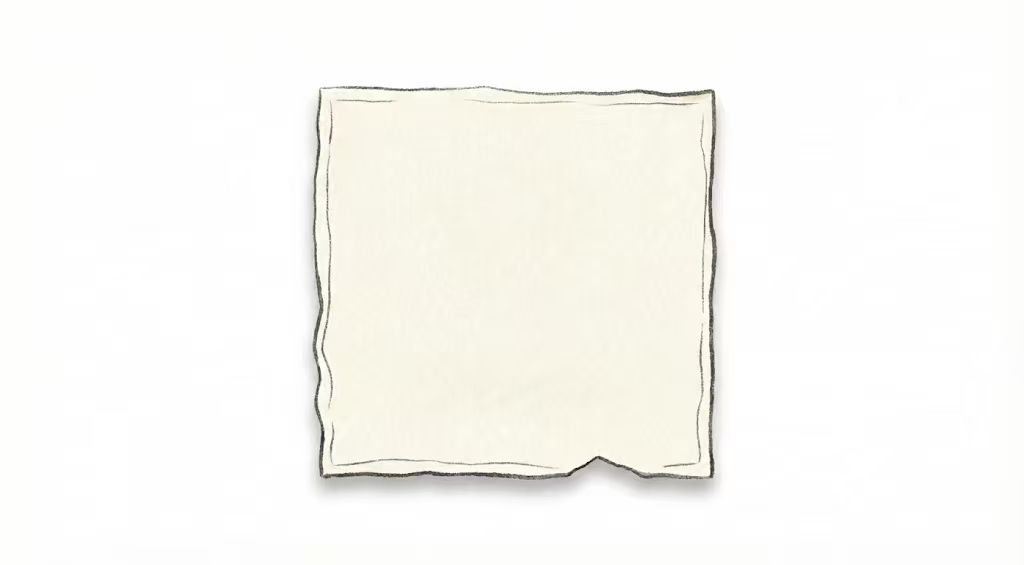
#> input picture png/48f4311690f79cc0bd12bc1f9e403a0b.jpg, 1024 x 565 px
$ python remove_white_bg_completely.py 48f4311690f79cc0bd12bc1f9e403a0b.jpg
#> lines starting #> are read from the running program, lines starting #| are printed output that depends on the picture; after the words box and inside, x2 and y2 are one past the last pixel; in counts of white or black regions, pixels touching at a corner belong together
from __future__ import annotations

import argparse
from pathlib import Path

import cv2
import numpy as np


def remove_white_background_completely(
    image_path: str | Path,
    output_path: str | Path,
    *,
    threshold: int = 240,  # 白色阈值，高于此值的像素将被设为透明
    blur_ksize: int = 3,
    feather_radius: int = 2,
) -> Path:
    """完全去除白色背景，包括角落的白色像素。"""
#> called with threshold = 240, blur_ksize = 3, feather_radius = 2
    in_path = Path(image_path).expanduser()
    out_path = Path(output_path).expanduser()

    if not in_path.exists():
        raise FileNotFoundError(f"Input not found: {in_path}")

    img = cv2.imread(str(in_path), cv2.IMREAD_UNCHANGED)
#> img is the input picture: shape (565, 1024, 3); mean B, G, R 245.3, 249.3, 250
    if img is None:
        raise RuntimeError(f"Failed to read image: {in_path}")

    # 确保 BGRA
    if img.ndim == 2:
        img = cv2.cvtColor(img, cv2.COLOR_GRAY2BGRA)
    elif img.shape[2] == 3:
        img = cv2.cvtColor(img, cv2.COLOR_BGR2BGRA)
#> img: shape (565, 1024, 4)
    elif img.shape[2] != 4:
        raise RuntimeError(f"Unsupported channel count: {img.shape}")

    # 分离通道
    b, g, r, a = cv2.split(img)
#> a: shape (565, 1024); every value is 255

    # 计算每个像素的亮度
    gray = cv2.cvtColor(img, cv2.COLOR_BGRA2GRAY)

    if blur_ksize and blur_ksize >= 3:
        k = blur_ksize if blur_ksize % 2 == 1 else blur_ksize + 1
        gray = cv2.GaussianBlur(gray, (k, k), 0)

    # 创建掩模：白色区域（亮度 > threshold）设为透明
    # 同时检查 RGB 是否都接近白色
    white_mask = (
        (gray > threshold) &
        (r > threshold) &
        (g > threshold) &
        (b > threshold)
    ).astype(np.uint8) * 255
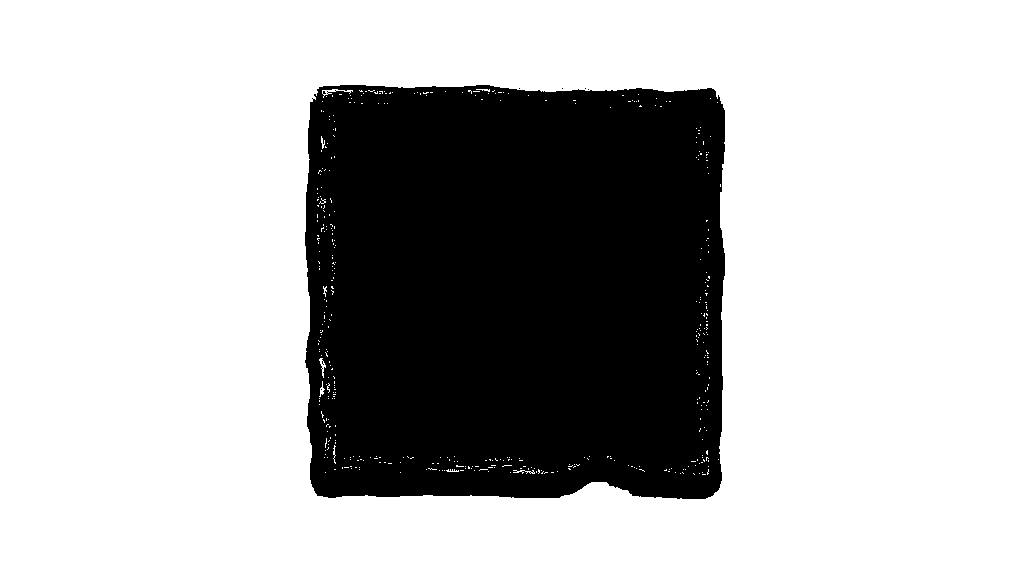
#> white_mask: shape (565, 1024); 71.1% white; 6 black regions (5 under 20 px), largest, box (x1, y1, x2, y2) and area: (305, 85, 725, 499) 166955

    # 反转掩模：白色区域 = 0（透明），其他区域 = 255（不透明）
    mask = 255 - white_mask

    if feather_radius and feather_radius > 0:
        k = feather_radius * 2 + 1
        mask = cv2.GaussianBlur(mask, (k, k), 0)
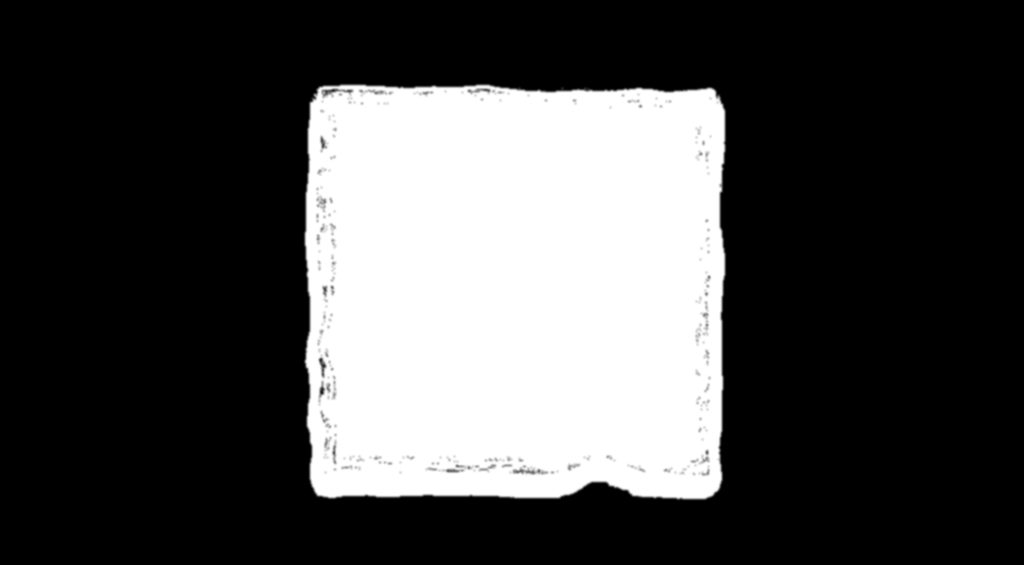
#> mask: shape (565, 1024); min 0, max 255, mean 73.6

    # 应用掩模到 alpha 通道
    img[:, :, 3] = mask

    out_path.parent.mkdir(parents=True, exist_ok=True)
    ok = cv2.imwrite(str(out_path), img)
    if not ok:
        raise RuntimeError(f"Failed to write output: {out_path}")
    return out_path


def main() -> int:
    p = argparse.ArgumentParser(description="Completely remove white background from images.")
    p.add_argument("input", help="Input image path (jpg/png)")
    p.add_argument(
        "-o",
        "--output",
        default=None,
        help="Output PNG path. Default: <input_stem>_no_white.png",
    )
    p.add_argument("--threshold", type=int, default=240, help="White threshold (0-255). Pixels brighter than this will be transparent.")
    p.add_argument("--blur", type=int, default=3, help="Gaussian blur ksize (odd). 0 disables.")
    p.add_argument("--feather", type=int, default=2, help="Mask feather radius. 0 disables.")
    args = p.parse_args()

    in_path = Path(args.input)
    out_path = (
        Path(args.output)
        if args.output
        else in_path.with_name(f"{in_path.stem}_no_white.png")
    )

    out = remove_white_background_completely(
        in_path,
        out_path,
        threshold=args.threshold,
        blur_ksize=args.blur,
        feather_radius=args.feather,
    )
    print(f"✅ Saved: {out}")
    return 0


if __name__ == "__main__":
    raise SystemExit(main())
#> (the program exits here)
